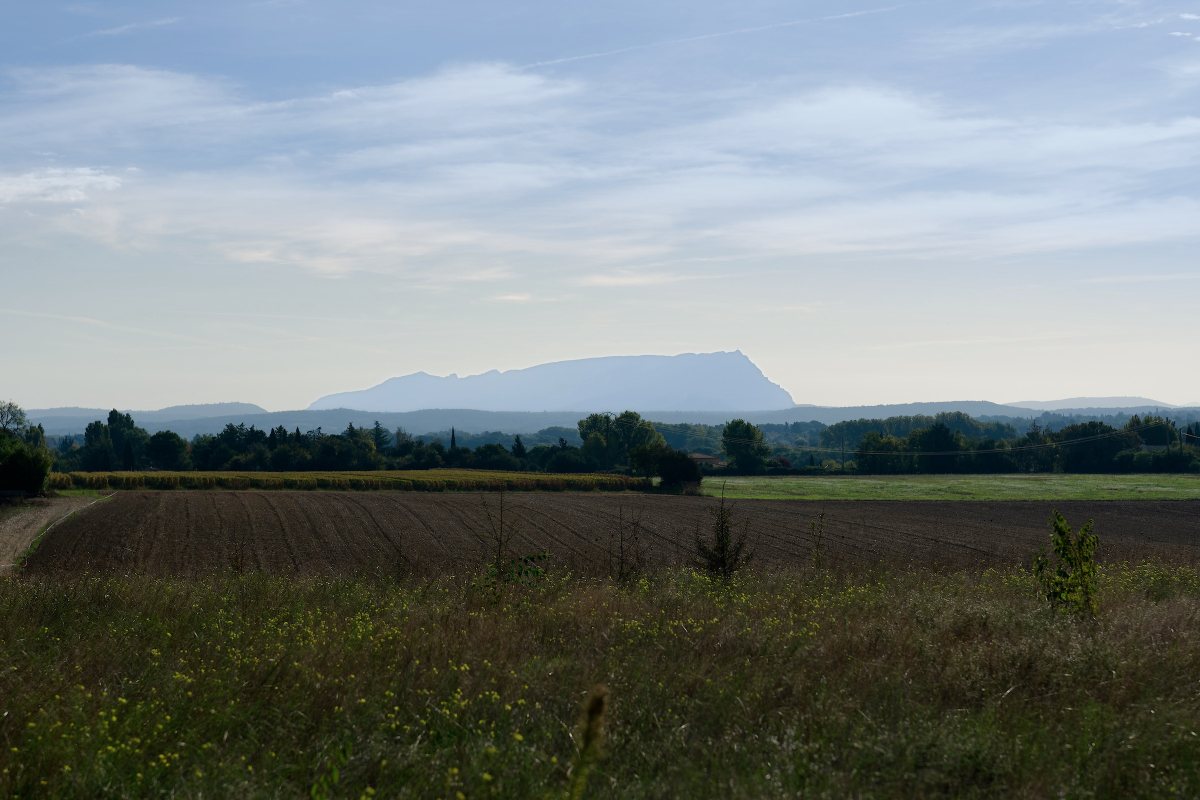
#> input picture design/nodes/html/assets/photo-graded.jpg, 2400 x 1600 px (shown at 1/2 size)
$ python make-pictures.py
#> lines starting #> are read from the running program, lines starting #| are printed output that depends on the picture; after the words box and inside, x2 and y2 are one past the last pixel; in counts of white or black regions, pixels touching at a corner belong together
#!/usr/bin/env python3
"""Draws the stand-in pictures for the Depth mockups.

NOT the model's output. A made-up depth map for the owner's photo, built from the picture's
layout alone: the rows of the photo (sky and hills far, the field in the middle, the grass near),
the mountain cut out from the Object mockup's overlay, a little of the photo's own texture
and a soft blur, as a real depth map is soft. White is near, as in the app's Show depth.

It also computes the numbers the pages print (Pick depth's band, the Focus plane band) from the
stand-in with the rules of docs/23 section 4.8, so the pictures and the cards agree.
"""
import json, os
import numpy as np
from PIL import Image, ImageFilter

HERE = os.path.dirname(os.path.abspath(__file__))
ASSETS = os.path.join(HERE, 'html', 'assets')
SRC = os.path.join(HERE, '..', 'nodes', 'html', 'assets')
W, H = 1332, 888
os.makedirs(ASSETS, exist_ok=True)

photo = Image.open(os.path.join(SRC, 'photo-graded.jpg')).convert('RGB').resize((W, H), Image.LANCZOS)
photo.save(os.path.join(ASSETS, 'photo.jpg'), quality=84)
lum = np.asarray(photo.convert('L'), dtype=np.float64) / 255.0

# nearness 0..1 by photo row (y as a share of the height): sky, hills, trees, fields, grass
ys = np.array([0.00, 0.40, 0.50, 0.505, 0.55, 0.60, 0.63, 0.64, 0.74, 0.86, 1.00])
nn = np.array([0.00, 0.02, 0.06, 0.20, 0.24, 0.32, 0.36, 0.50, 0.66, 0.84, 1.00])
y = (np.arange(H) + 0.5) / H
col = np.interp(y, ys, nn)
near = np.tile(col[:, None], (1, W))

# the mountain is one far plane, a little nearer than the sky
mtn = np.asarray(Image.open(os.path.join(SRC, 'mtn-overlay.png')).convert('RGBA'))[..., 3].astype(np.float64)
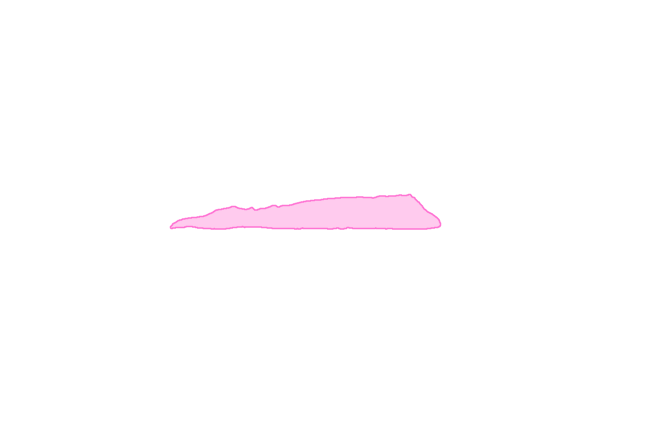
#> input picture design/nodes/html/assets/mtn-overlay.png, 1332 x 888 px (shown at 1/2 size)
mtn = np.clip(mtn / 64.0, 0, 1)
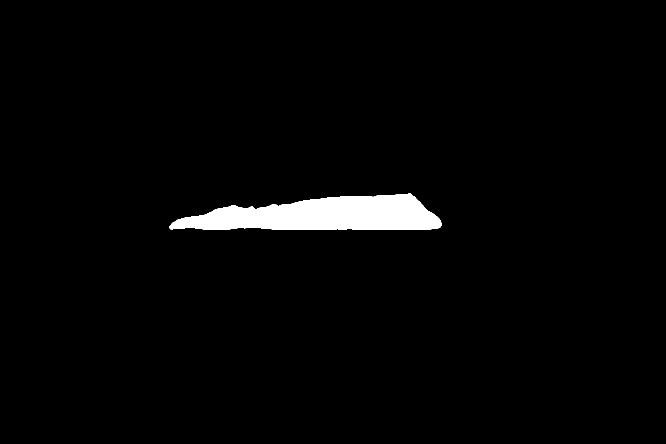
#> mtn: shape (888, 1332) float64 (shown at 1/2 size); values 0 (black) and 1 (white), 2.3% white; 1 white region, box (x1, y1, x2, y2) and area: (339, 387, 883, 460) 27186
mtn = np.asarray(Image.fromarray((mtn * 255).astype(np.uint8)).filter(ImageFilter.GaussianBlur(1.2)), dtype=np.float64) / 255.0
near = near * (1 - mtn) + 0.06 * mtn

# trees stand in front of the hills: dark pixels in the tree band come forward
band = np.exp(-((y - 0.575) / 0.05) ** 2)[:, None]
dark = np.clip((0.30 - lum) / 0.30, 0, 1)
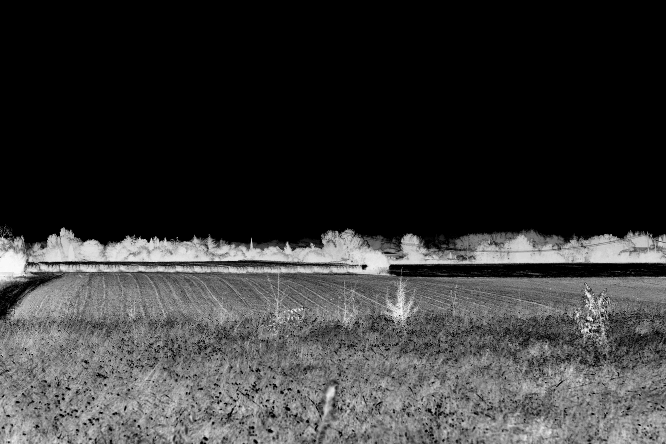
#> dark: shape (888, 1332) float64 (shown at 1/2 size); min 0, max 1, mean 0.218
near = near + 0.14 * band * dark
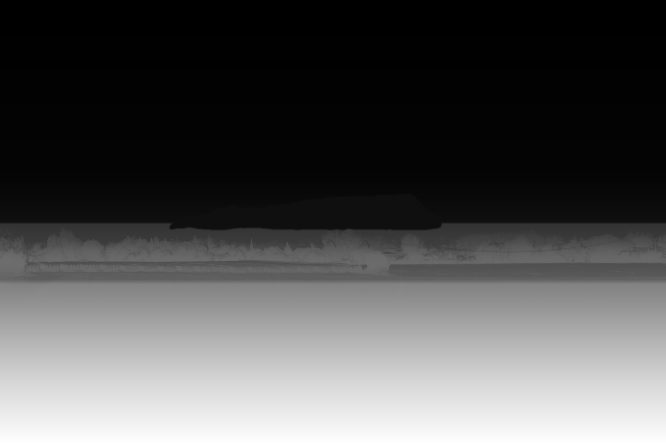
#> near: shape (888, 1332) float64 (shown at 1/2 size); min 2.82e-05, max 0.999, mean 0.329

# the grass has texture: nearer where it is brighter or darker than its neighbours
tex = np.asarray(Image.fromarray((lum * 255).astype(np.uint8)).filter(ImageFilter.GaussianBlur(6)), dtype=np.float64) / 255.0
gr = np.clip((y - 0.78) / 0.22, 0, 1)[:, None]
near = near + 0.07 * gr * (lum - tex) * 4

dm = Image.fromarray((np.clip(near, 0, 1) * 255).astype(np.uint8)).filter(ImageFilter.GaussianBlur(2.2))
near = np.asarray(dm, dtype=np.float64) / 255.0

# rank normalisation (docs/23 4.8): r = 1 for the nearest. d = 1 - r is the card's scale, 0 near, 1 far.
flat = near.ravel()
order = np.argsort(flat, kind='stable')
rank = np.empty_like(flat)
rank[order] = np.arange(flat.size) / (flat.size - 1)
r = rank.reshape(near.shape)
d = 1.0 - r


def grey(a):
    return Image.fromarray((np.clip(a, 0, 1) * 255).astype(np.uint8), 'L').convert('RGB')


# the Show depth picture: grey, white for near (the whole map, not cut), shown over the photo at full strength
grey(r).save(os.path.join(ASSETS, 'depth-grey.jpg'), quality=84)
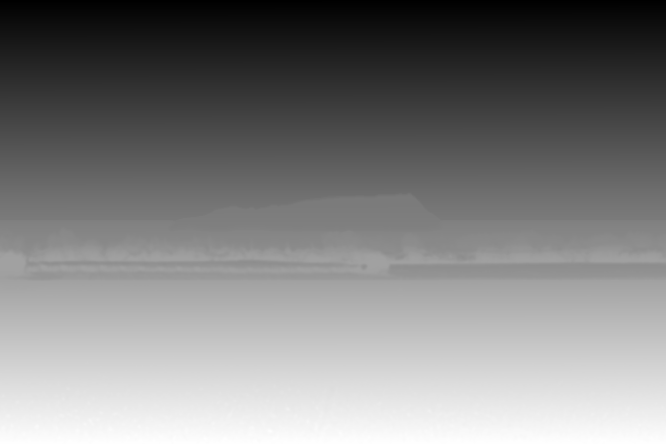
#> saved as depth-grey.jpg: PIL image 1332x888 RGB (shown at 1/2 size); min 0, max 255, mean 127


def smooth(t):
    t = np.clip(t, 0, 1)
    return t * t * (3 - 2 * t)


def band(near_, far_, soft):
    q = max(0.25 * soft, 0.02)
    lo = smooth((d - (near_ - q)) / (2 * q)) if near_ > 0 else (d >= 0).astype(float)
    hi = smooth(((far_ + q) - d) / (2 * q)) if far_ < 1 else (d <= 1).astype(float)
    return lo * hi


def overlay(name, m, rgb=(255, 111, 210), amax=118):
#> called with name = 'mask-default.png', rgb = (255, 111, 210), amax = 118
    a = np.zeros((H, W, 4), np.uint8)
    a[..., 0], a[..., 1], a[..., 2] = rgb
    a[..., 3] = (np.clip(m, 0, 1) * amax).astype(np.uint8)
    Image.fromarray(a, 'RGBA').save(os.path.join(ASSETS, name), optimize=True)


def pick(px, py):
    """Pick depth: the band around the clicked depth, a fifth of the photo wide, two decimals."""
#> called with px = 0.46, py = 0.66
    c = float(d[int(py * H), int(px * W)])
#> c = 0.34
    lo = min(max(c - 0.1, 0.0), 0.8)
#> lo = 0.24
    return round(lo, 2), round(lo + 0.2, 2)


nums = {}
# default band: Near 0, Far 50, Softness 50
overlay('mask-default.png', band(0.0, 0.5, 0.5))
nums['default'] = [0, 50, 50]

# a Pick depth click on the ploughed field
fx, fy = 0.46, 0.66
n_, f_ = pick(fx, fy)
#> n_ = 0.24; f_ = 0.44
overlay('mask-picked.png', band(n_, f_, 0.5))
nums['picked'] = [round(n_ * 100), round(f_ * 100), 50, fx, fy]

# Focus plane: the camera focused on the bush in the middle of the field (the AF box)
bx, by = 0.605, 0.745
n2, f2 = pick(bx, by)
#> n2 = 0.15; f2 = 0.35
nums['focus'] = [round(n2 * 100), round(f2 * 100), 50, bx, by]

# Focus plane with the point at the exact centre of the frame (what Sony writes when it does not know)
cx, cy = 0.5, 0.5
n3, f3 = pick(cx, cy)
#> n3 = 0.4; f3 = 0.6
overlay('mask-centre.png', band(n3, f3, 0.5))
nums['centre'] = [round(n3 * 100), round(f3 * 100), 50, cx, cy]

# the far plane (sky, hills, mountain): Near 55, Far 100, and the Subject matte (the mountain, with the edge a depth map lacks)
nums["far"] = [55, 100, 50]
# the far plane without the mountain: far map minus the clean matte (hard edge, as the Subject matte gives)
mt = np.asarray(Image.open(os.path.join(SRC, 'mtn-overlay.png')).convert('RGBA'))[..., 3].astype(np.float64)
mt = np.clip(mt / 64.0, 0, 1)
far = band(0.55, 1.0, 0.5)
overlay('mask-far-minus-subject.png', far * (1 - mt))  # with Subject subtracted: the edge is the matte's
#> call 4 of overlay, with name = 'mask-far-minus-subject.png', rgb = (255, 111, 210), amax = 118
#> in overlay (call 4), `a[..., 3] = (np.clip(m, 0, 1) * amax).astype(np.uint8)`:
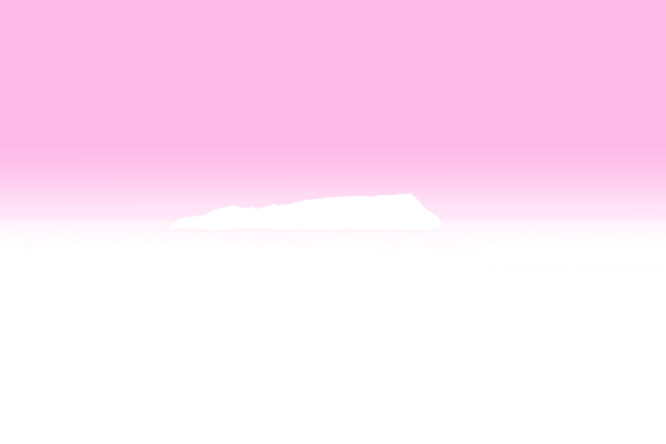
#> a: shape (888, 1332, 4) (shown at 1/2 size); mean R, G, B, A 255, 111, 210, 52.3; transparent parts drawn white
#> in overlay (call 4), `a[..., 3] = (np.clip(m, 0, 1) * amax).astype(np.uint8)`:
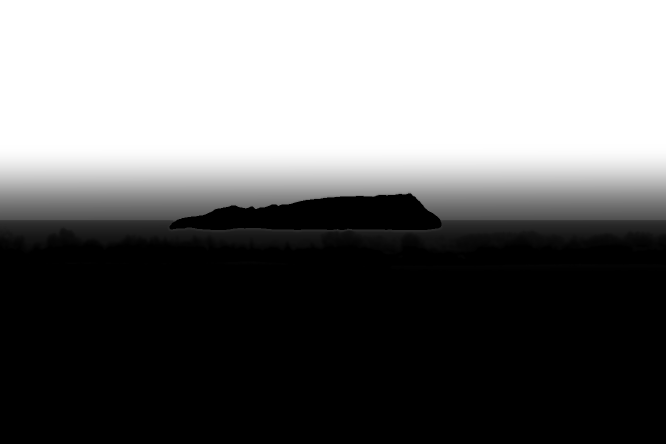
#> m: shape (888, 1332) float64 (shown at 1/2 size); min 0, max 1, mean 0.444
# a faint cyan for the subtracted subject on the combined page is drawn in CSS from the same file

# the Show depth page uses the grey map as it is
json.dump(nums, open(os.path.join(ASSETS, 'numbers.json'), 'w'))
print(nums)
#| {'default': [0, 50, 50], 'picked': [24, 44, 50, 0.46, 0.66], 'focus': [15, 35, 50, 0.605, 0.745], 'centre': [40, 60, 50, 0.5, 0.5], 'far': [55, 100, 50]}
